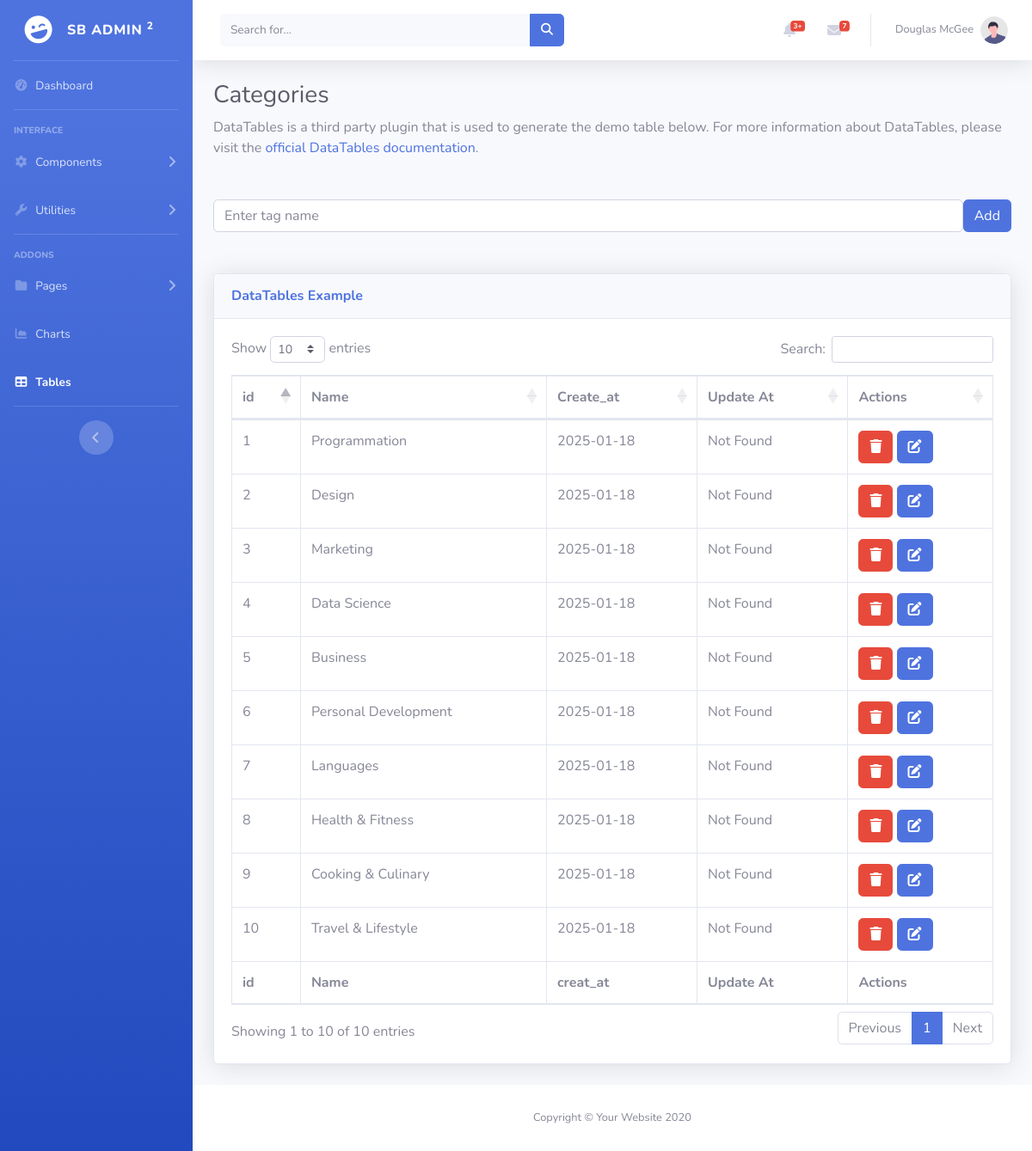
/src/view/admin/categorieTable.php, run on the app's committed database.
### tables this page shows
CREATE TABLE Categories
(
    id INT AUTO_INCREMENT ,
    name VARCHAR(500) UNIQUE ,
    PRIMARY KEY (id),
    created_at DATE NOT NULL ,
    updated_at DATE NULL,
    deleted_at DATE NULL
);

### src/config/Connexion.php (called while the page is built, shortened)
<?php
class Connexion {
    private static $con;
    public static function connection() {
        if(self::$con != null){
        return self::$con;
    }
    else{
         $dotenv = Dotenv::createImmutable(__DIR__.'/../../');
        try {
            self::$con = new PDO(
                "mysql:host=".$_ENV["LOCALHOST"].";dbname=".$_ENV["DATABASE"].";port=".$_ENV["PORT"],
                $_ENV["USER"],
                $_ENV["USER_Password"]
            );
            return self::$con;
        } catch (PDOException $e) {
            echo "Error db: " . $e->getMessage();
            error_log("Connection failed: " . $e->getMessage());
        }
    }
    }
}
?>

### src/Controller/CategorieController.php (called while the page is built, shortened)
<?php
class CategorieController
{
  private $Categoeriemodel ;
     public function __construct()
     {
      $this->Categoeriemodel = new Categoriemodel();
     }
    public function getCategorieC(){
      $getAllcategories = $this->Categoeriemodel-> getAll();
      return  $getAllcategories ;
    }
}
?>

### src/model/BaseModel.php (called while the page is built, shortened)
<?php
abstract class BaseModel{
public function __construct($table_name){
 $this->table_name = $table_name;
 $this->con = Connexion::connection();
}
}
?>

### src/model/Categoriemodel.php (called while the page is built, shortened)
<?php
class Categoriemodel extends BaseModel{
public function getAll(){
    $query = "SELECT Categories.id , Categories.name , Categories.created_at , Categories.updated_at from $this->table_name where Categories.deleted_at IS NULL";
    $stmt = $this->con->prepare($query);
    $stmt->execute();
    $result = $stmt->fetchAll(PDO::FETCH_ASSOC);
if(!$result){
return null ;
}
else{
    return $result ;
}
}
}
?>

### src/view/admin/categorieTable.php (the view, shortened to what this page needs)
<?php
$categorieCon = new CategorieController();
$resultcategories = $categorieCon->getCategorieC();
?>
<!DOCTYPE html>
<html lang="en">
<head>
    <link href="../../../../vendor/fontawesome-free/css/all.min.css" rel="stylesheet" type="text/css">
    <link href="../../../../public/css/sb-admin-2.min.css" rel="stylesheet">
    <link href="../../../../vendor/datatables/dataTables.bootstrap4.min.css" rel="stylesheet">
</head>
<body id="page-top">
    <div id="wrapper">
        <ul class="navbar-nav bg-gradient-primary sidebar sidebar-dark accordion" id="accordionSidebar">
            <a class="sidebar-brand d-flex align-items-center justify-content-center" href="index.html">
                <div class="sidebar-brand-icon rotate-n-15">
                    <i class="fas fa-laugh-wink"></i>
                </div>
                <div class="sidebar-brand-text mx-3">SB Admin <sup>2</sup></div>
            </a>
            <hr class="sidebar-divider my-0">
            <li class="nav-item">
                <a class="nav-link" href="dashboard.php">
                    <i class="fas fa-fw fa-tachometer-alt"></i>
                    <span>Dashboard</span></a>
            </li>
            <hr class="sidebar-divider">
            <div class="sidebar-heading">
                Interface
            </div>
            <li class="nav-item">
                <a class="nav-link collapsed" href="#" data-toggle="collapse" data-target="#collapseTwo"
                    aria-expanded="true" aria-controls="collapseTwo">
                    <i class="fas fa-fw fa-cog"></i>
                    <span>Components</span>
                </a>
            </li>
            <li class="nav-item">
                <a class="nav-link collapsed" href="#" data-toggle="collapse" data-target="#collapseUtilities"
                    aria-expanded="true" aria-controls="collapseUtilities">
                    <i class="fas fa-fw fa-wrench"></i>
                    <span>Utilities</span>
                </a>
            </li>
            <hr class="sidebar-divider">
            <div class="sidebar-heading">
                Addons
            </div>
            <li class="nav-item">
                <a class="nav-link collapsed" href="#" data-toggle="collapse" data-target="#collapsePages"
                    aria-expanded="true" aria-controls="collapsePages">
                    <i class="fas fa-fw fa-folder"></i>
                    <span>Pages</span>
                </a>
            </li>
            <li class="nav-item">
                <a class="nav-link" href="charts.html">
                    <i class="fas fa-fw fa-chart-area"></i>
                    <span>Charts</span></a>
            </li>
            <li class="nav-item active">
                <a class="nav-link" href="tables.html">
                    <i class="fas fa-fw fa-table"></i>
                    <span>Tables</span></a>
            </li>
            <hr class="sidebar-divider d-none d-md-block">
            <div class="text-center d-none d-md-inline">
                <button class="rounded-circle border-0" id="sidebarToggle"></button>
            </div>
        </ul>
        <div id="content-wrapper" class="d-flex flex-column">
            <div id="content">
                <nav class="navbar navbar-expand navbar-light bg-white topbar mb-4 static-top shadow">
                    <form
                        class="d-none d-sm-inline-block form-inline mr-auto ml-md-3 my-2 my-md-0 mw-100 navbar-search">
                        <div class="input-group">
                            <input type="text" class="form-control bg-light border-0 small" placeholder="Search for..."
                                aria-label="Search" aria-describedby="basic-addon2">
                            <div class="input-group-append">
                                <button class="btn btn-primary" type="button">
                                    <i class="fas fa-search fa-sm"></i>
                                </button>
                            </div>
                        </div>
                    </form>
                    <ul class="navbar-nav ml-auto">
                        <li class="nav-item dropdown no-arrow mx-1">
                            <a class="nav-link dropdown-toggle" href="#" id="alertsDropdown" role="button"
                                data-toggle="dropdown" aria-haspopup="true" aria-expanded="false">
                                <i class="fas fa-bell fa-fw"></i>
                                <span class="badge badge-danger badge-counter">3+</span>
                            </a>
                        </li>
                        <li class="nav-item dropdown no-arrow mx-1">
                            <a class="nav-link dropdown-toggle" href="#" id="messagesDropdown" role="button"
                                data-toggle="dropdown" aria-haspopup="true" aria-expanded="false">
                                <i class="fas fa-envelope fa-fw"></i>
                                <span class="badge badge-danger badge-counter">7</span>
                            </a>
                        </li>
                        <li class="nav-item dropdown no-arrow">
                            <a class="nav-link dropdown-toggle" href="#" id="userDropdown" role="button"
                                data-toggle="dropdown" aria-haspopup="true" aria-expanded="false">
                                <span class="mr-2 d-none d-lg-inline text-gray-600 small">Douglas McGee</span>
                                <img class="img-profile rounded-circle"
                                    src="img/undraw_profile.svg">
                            </a>
                        </li>
                    </ul>
                </nav>
                <div class="container-fluid">
                    <h1 class="h3 mb-2 text-gray-800">Categories</h1>
                    <p class="mb-4">DataTables is a third party plugin that is used to generate the demo table below.
                        For more information about DataTables, please visit the <a target="_blank"
                            href="https://datatables.net">official DataTables documentation</a>.</p>
                            <form id= "tableauCategoriesubmit" action="" method="post">
                                 <div class="d-flex align-items-center my-5">
                                <input type="text" name = "CategorieName" class="form-control me-2" placeholder="Enter tag name" id="CategorieInput">
                                <button type="submit" name="addCategorie" class="btn btn-primary" id="addCategorie">Add</button>
                                </div>
                    <div class="card shadow mb-4">
                        <div class="card-header py-3">
                            <h6 class="m-0 font-weight-bold text-primary">DataTables Example</h6>
                        </div>
                        <div class="card-body">
                            <div class="table-responsive">
                                <table class="table table-bordered" id="dataTable" width="100%" cellspacing="0">
                                    <thead>
                                        <tr>
                                            <th>id</th>
                                            <th>Name</th>
                                            <th>Create_at</th>
                                            <th>Update At</th>
                                            <th>Actions</th>
                                        </tr>
                                    </thead>
                                    <tfoot>
                                        <tr>
                                            <th>id</th>
                                            <th>Name</th>
                                            <th>creat_at</th>
                                            <th>Update At</th>
                                            <th>Actions</th>
                                        </tr>
                                    </tfoot>
                                    <tbody>
                                        <?php
                                        foreach ($resultcategories as $key => $value ) :
                                        ?>
                                        <tr>
                                            <td><?=$value['id'] ?></td>
                                            <td id=<?='Catname' . $value['id'] ?>><?=$value['name'] ?></td>
                                            <td><?=$value['created_at'] ?? 'Not Found' ?></td>
                                            <td><?=$value['updated_at'] ?? 'Not Found' ?></td>
                                            <td>
                                           <button href="#" class="btn btn-danger" name="deletCategorie" onclick="deletCategorieFunc(event , <?=$value['id'] ?>)"> <input type="text" hidden > <i class="fas fa-trash"></i></button>
                                            <button type="button" class="btn btn-primary " onclick="editcategorie(<?=$value['id'] ?>)"><i class="fa-solid fa-pen-to-square"></i></button>
                                            </td>
                                        </tr>
                                        <?php endforeach ;?>
                                    </tbody>
                                </table>
                            </div>
                        </div>
                    </div>
                    </form>
                </div>
            </div>
            <footer class="sticky-footer bg-white">
                <div class="container my-auto">
                    <div class="copyright text-center my-auto">
                        <span>Copyright &copy; Your Website 2020</span>
                    </div>
                </div>
            </footer>
        </div>
    </div>
</body>
</html>

### data on the page
categories: id "1", name "Programmation", created_at "2025-01-18", updated_at "Not Found"
categories: id "2", name "Design", created_at "2025-01-18", updated_at "Not Found"
categories: id "3", name "Marketing", created_at "2025-01-18", updated_at "Not Found"
categories: id "4", name "Data Science", created_at "2025-01-18", updated_at "Not Found"
categories: id "5", name "Business", created_at "2025-01-18", updated_at "Not Found"
categories: id "6", name "Personal Development", created_at "2025-01-18", updated_at "Not Found"
categories: id "7", name "Languages", created_at "2025-01-18", updated_at "Not Found"
categories: id "8", name "Health & Fitness", created_at "2025-01-18", updated_at "Not Found"
categories: id "9", name "Cooking & Culinary", created_at "2025-01-18", updated_at "Not Found"
categories: id "10", name "Travel & Lifestyle", created_at "2025-01-18", updated_at "Not Found"
